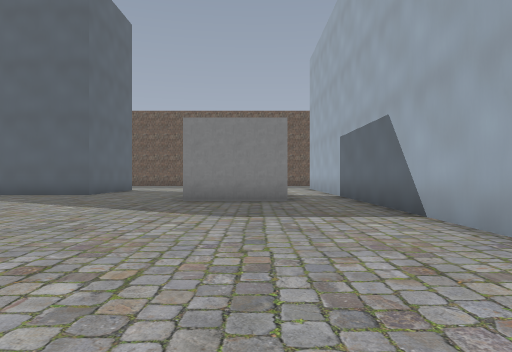
[1] (above)

24 first-person views from a walk through a Godot game level. The camera is 1.2 m above the floor, looks level and sees 70° across. The floor is counted in squares, 2 m on a side. Each view is taken from the middle of a square. On the plan, view 1 faces up. The plan holds only what a view shows up to about 10 squares ahead; the rest is blank. The place goes on beyond the plan.

[2]
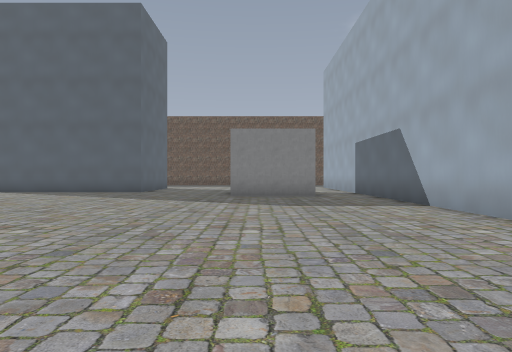

[3]
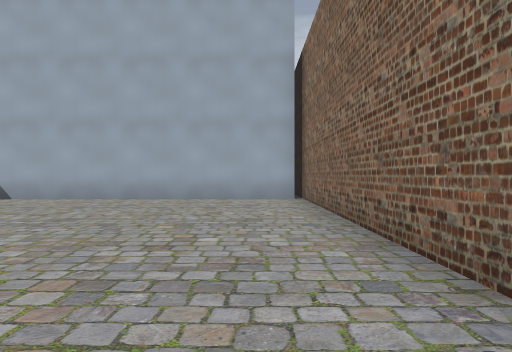

[4]
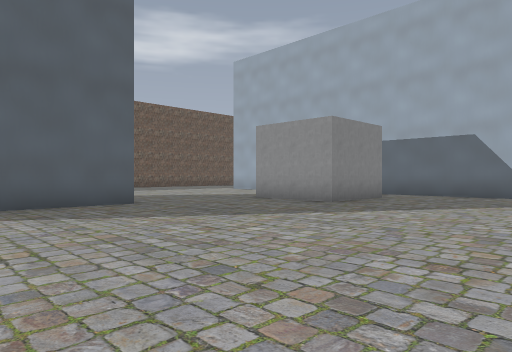

[5]
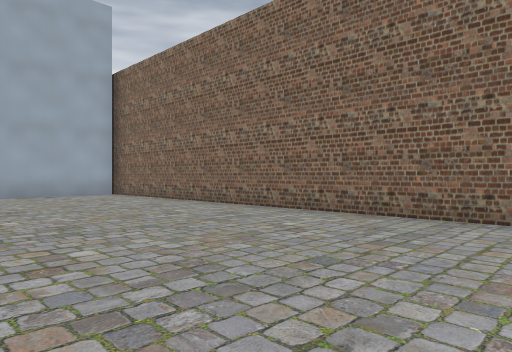

[6]
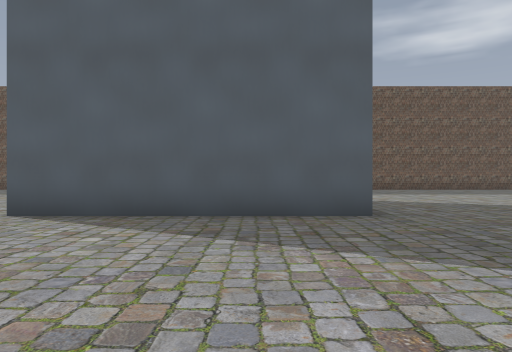

[7]
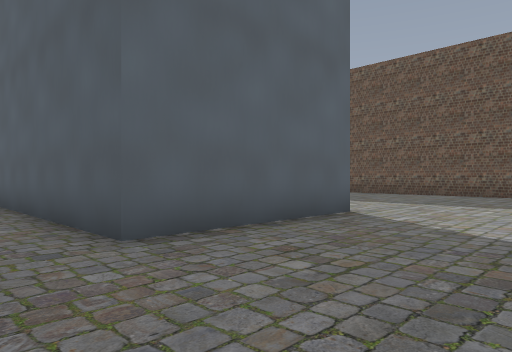

[8]
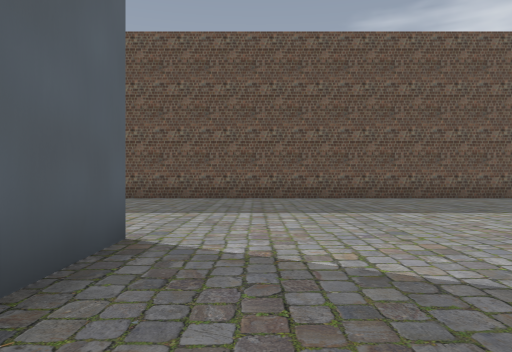

[9]
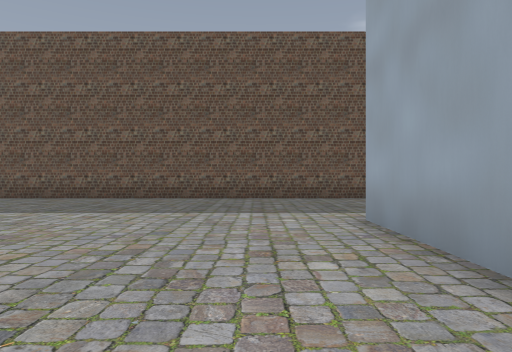

[10]
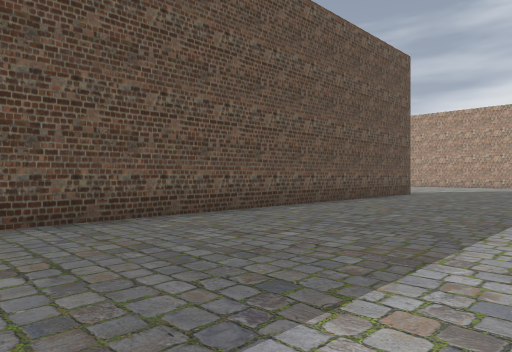

[11]
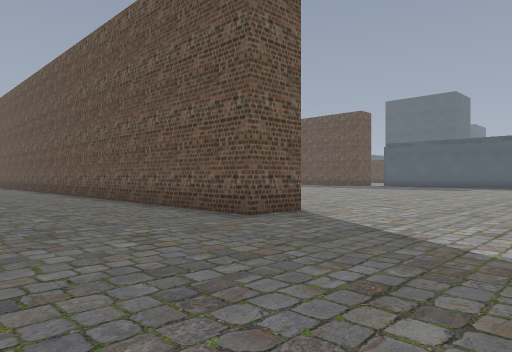

[12]
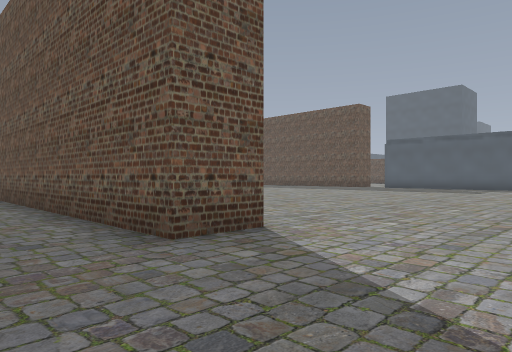

[13]
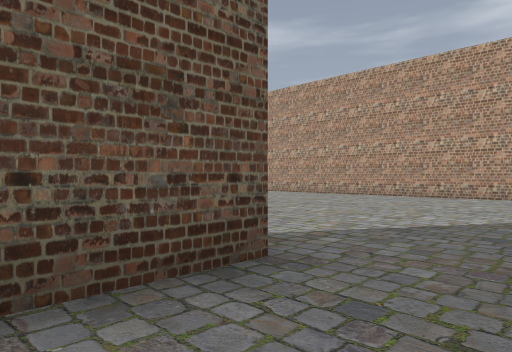

[14]
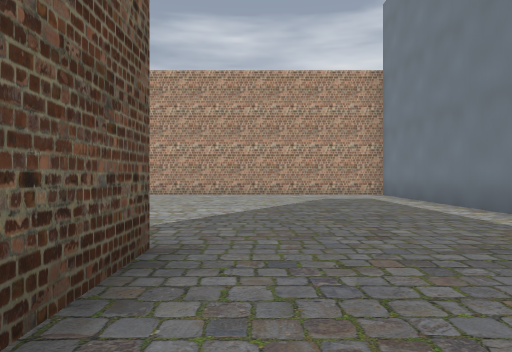

[15]
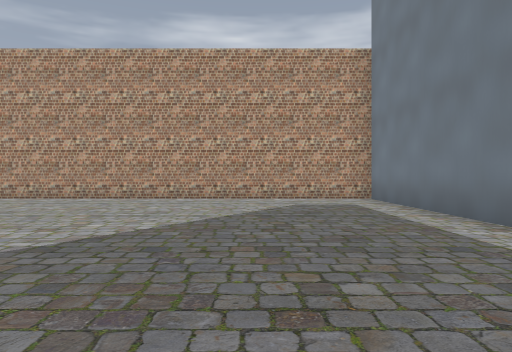

[16]
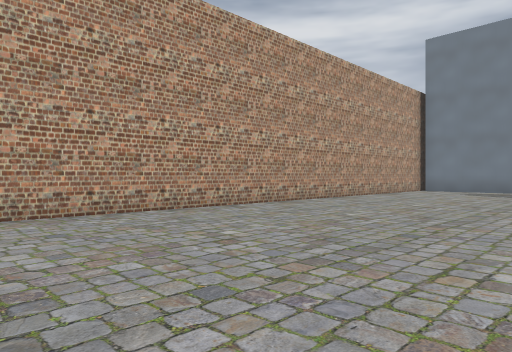

[17]
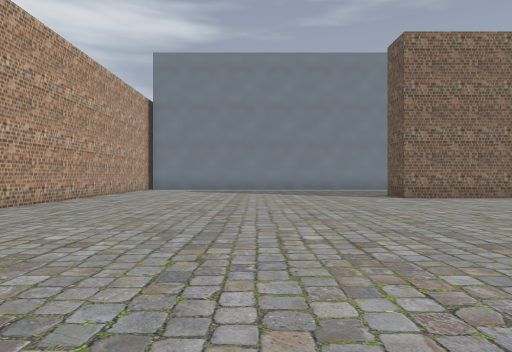

[18]
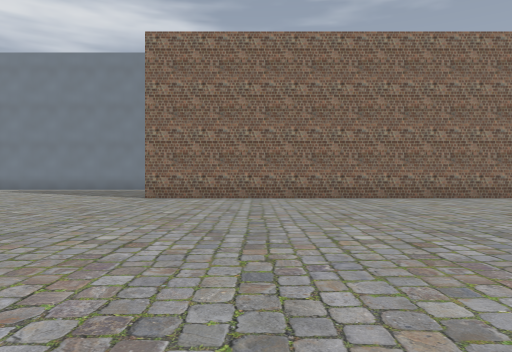

[19]
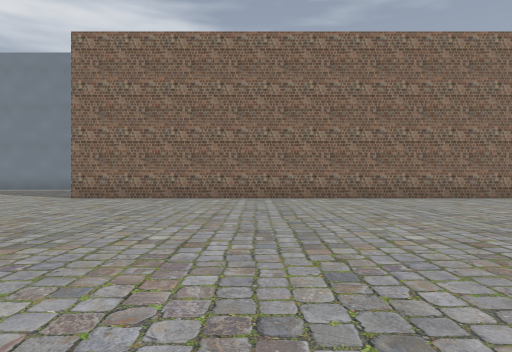

[20]
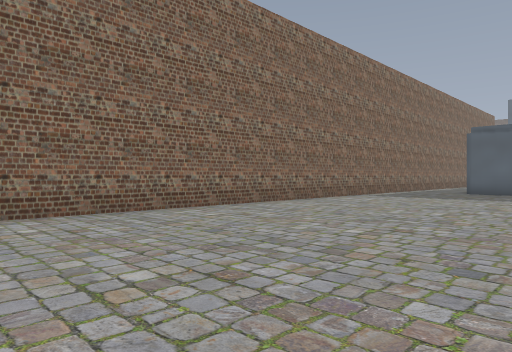

[21]
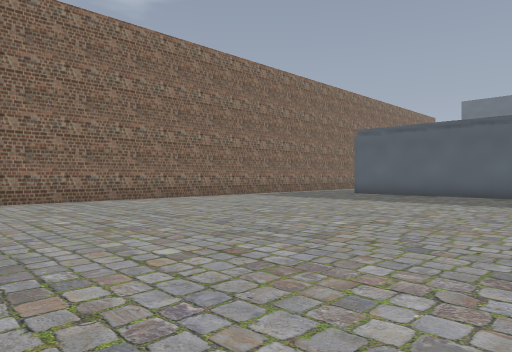

[22]
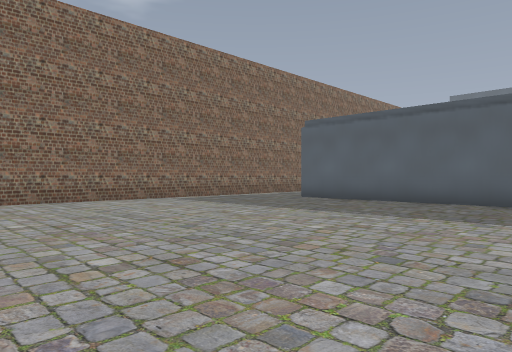

[23]
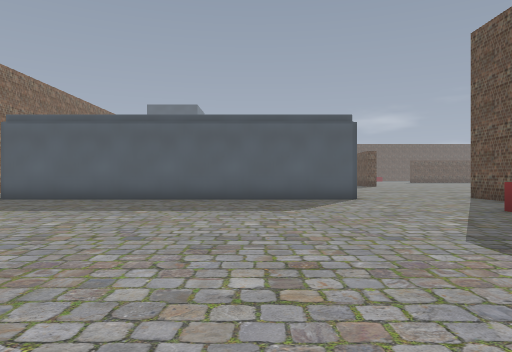

[24]
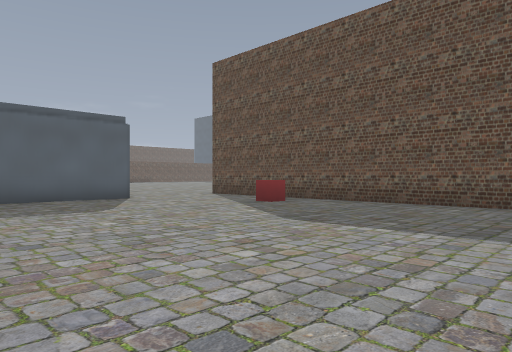

### Floor plan
Key: @ floor where view 1 was taken; # wall or solid block; . floor; B block.
Columns run from 9 left of view 1 to 22 right of it. Each row starts with its distance up from view 1.
 38 ##  ######
 37 ..........
 36 ..........
 35 #.........
 34 ##........
 33  #.........      . .      .
 32  #...........   .....    ....
 31  #...........  ................#
 30  #...........  ................#
 29  #.............................#
 28  #.............................#
 27  #.............................#
 26 ##.............................#
 25   .............................#
 24    ............................#
 23     ###################........#
 22  ######################........#
 21   .............................#
 20   .............................#
 19   .............................#
 18   .................    ........#
 17    .........#            #######
 16    .........#
 15    B........#
 14    B........#
 13    B.... ...
 12 BBBB....  .
 11 ........#
 10 ........# ..#
  9 ........##..#
  8 ............#
  7 ............#
  6 ............#
  5 ............#
  4 ............#
  3 ............#
  2 ............#
  1 ............#
  0 .........@..#
 -1  ...........#
 -2  ...........#
 -3  ############

Positions as (right, up) in squares from view 1, and headings:
1: (0, 0), facing up
2: (-1, -2), facing up
3: (-7, -1), facing right
4: (-9, 4), facing up-right
5: (-9, 3), facing down-right
6: (-7, 6), facing up
7: (-2, 10), facing up-left
8: (-4, 12), facing up
9: (1, 12), facing up
10: (1, 17), facing up-right
11: (17, 18), facing up-left
12: (16, 20), facing up-left
13: (11, 20), facing up-right
14: (10, 21), facing right
15: (12, 20), facing right
16: (16, 32), facing down-right
17: (17, 33), facing down
18: (10, 33), facing down
19: (8, 33), facing down
20: (5, 29), facing down-left
21: (3, 32), facing down-left
22: (0, 32), facing down-left
23: (1, 32), facing left
24: (1, 30), facing up-left
